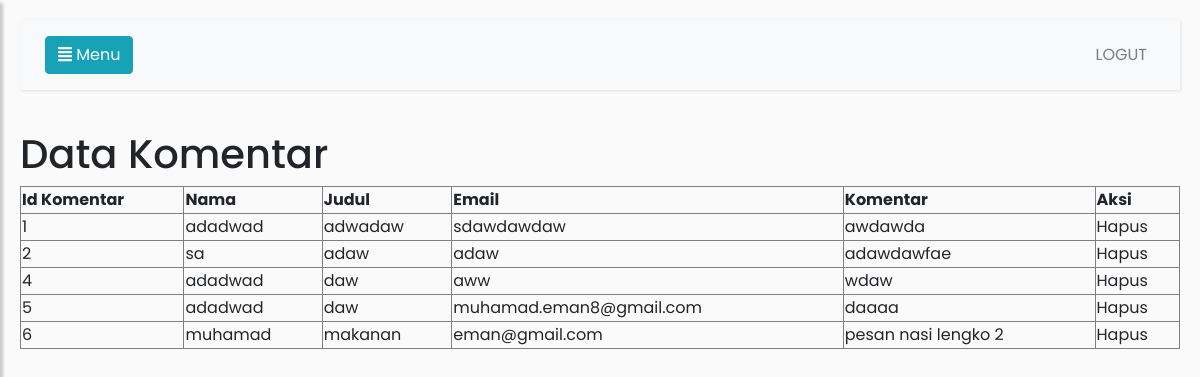
Page /restoran/admin/datakomentar.php (signed in) on the committed database.
### tables this page shows
CREATE TABLE IF NOT EXISTS `pesan` (
  `id` tinyint(8) NOT NULL AUTO_INCREMENT,
  `nama` varchar(30) NOT NULL,
  `judul` varchar(30) NOT NULL,
  `email` varchar(50) NOT NULL,
  `pesan` text NOT NULL,
  PRIMARY KEY (`id`)
);

### restoran/admin/datakomentar.php (the view, shortened to what this page needs)
<!DOCTYPE html>
<html>
<head>
    <link rel="stylesheet" href="https://stackpath.bootstrapcdn.com/bootstrap/4.1.0/css/bootstrap.min.css">
    <link rel="stylesheet" href="style3.css">
    <link rel="stylesheet" href="https://cdnjs.cloudflare.com/ajax/libs/malihu-custom-scrollbar-plugin/3.1.5/jquery.mCustomScrollbar.min.css">
    <link rel="stylesheet" type="text/css" href="https://stackpath.bootstrapcdn.com/font-awesome/4.7.0/css/font-awesome.min.css">
</head>
<body>
    <div class="wrapper">
        <div id="content">
            <nav class="navbar navbar-expand-lg navbar-light bg-light">
                <div class="container-fluid">
                    <button type="button" id="sidebarCollapse" class="btn btn-info">
                        <i class="fas fa-align-justify"></i>
                        <span>Menu</span>
                    </button>
                    <div class="collapse navbar-collapse" id="navbarSupportedContent">
                        <ul class="nav navbar-nav ml-auto">
                            <li class="nav-item">
                                <a class="nav-link" href="logout.php">LOGUT</a>
                            </li>
                        </ul>
                    </div>
                </div>
            </nav>
            <div>
              <h1>Data Komentar</h1>
              <table border="1" width="100%">
              <tr>
                <th>Id Komentar</th>
                <th>Nama</th>
                <th>Judul</th>
                <th>Email</th>
                <th>Komentar</th>
                <th colspan="2">Aksi</th>
              </tr>
             <?php
          include "../koneksi.php";
          $query = "SELECT * FROM pesan";
          $sql = mysqli_query($conn, $query);
          while($data = mysqli_fetch_array($sql)){
            echo "<tr>";
            echo "<td>".$data['id']."</td>";
            echo "<td>".$data['nama']."</td>";
            echo "<td>".$data['judul']."</td>";
            echo "<td>".$data['email']."</td>";
            echo "<td>".$data['pesan']."</td>";
            echo "<td><a href='proses_hapus_komentar.php?id=".$data['id']."'>Hapus</a></td>";
            echo "</tr>";
          }
          ?>
          </table>
            </div>
        </div>
    </div>
</body>
</html>

### restoran/admin/style3.css (style rules this page uses)
body { font-family: 'Poppins', sans-serif; background: #fafafa; }
a, a:hover, a:focus { color: inherit; text-decoration: none; transition: all 0.3s; }
.navbar { padding: 15px 10px; background: #fff; border: none; border-radius: 0; margin-bottom: 40px; box-shadow: 1px 1px 3px rgba(0, 0, 0, 0.1); }
#content { width: 100%; padding: 20px; min-height: 100vh; transition: all 0.3s; position: absolute; top: 0; right: 0; }

### rows in the picture
pesan: id "1", nama "adadwad", judul "adwadaw", email "sdawdawdaw", pesan "awdawda"
pesan: id "2", nama "sa", judul "adaw", email "adaw", pesan "adawdawfae"
pesan: id "4", nama "adadwad", judul "daw", email "aww", pesan "wdaw"
pesan: id "5", nama "adadwad", judul "daw", email "muhamad.eman8@gmail.com", pesan "daaaa"
pesan: id "6", nama "muhamad", judul "makanan", email "eman@gmail.com", pesan "pesan nasi lengko 2"
